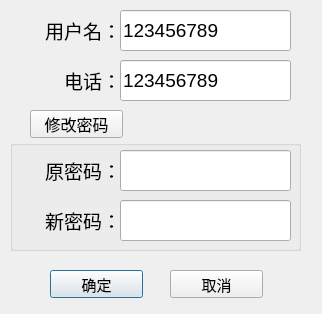
<?xml version="1.0" encoding="UTF-8"?>
<ui version="4.0">
 <class>Dlg_userInfo</class>
 <widget class="QDialog" name="Dlg_userInfo">
  <property name="geometry">
   <rect>
    <x>0</x>
    <y>0</y>
    <width>322</width>
    <height>314</height>
   </rect>
  </property>
  <property name="windowTitle">
   <string>完善用户信息</string>
  </property>
  <widget class="QLineEdit" name="lineEdit_phone">
   <property name="geometry">
    <rect>
     <x>120</x>
     <y>60</y>
     <width>171</width>
     <height>41</height>
    </rect>
   </property>
   <property name="font">
    <font>
     <pointsize>14</pointsize>
    </font>
   </property>
   <property name="text">
    <string>123456789</string>
   </property>
  </widget>
  <widget class="QLabel" name="label">
   <property name="geometry">
    <rect>
     <x>40</x>
     <y>60</y>
     <width>81</width>
     <height>41</height>
    </rect>
   </property>
   <property name="font">
    <font>
     <family>微软雅黑</family>
     <pointsize>14</pointsize>
    </font>
   </property>
   <property name="text">
    <string>电话：</string>
   </property>
   <property name="alignment">
    <set>Qt::AlignRight|Qt::AlignTrailing|Qt::AlignVCenter</set>
   </property>
  </widget>
  <widget class="QPushButton" name="yes">
   <property name="geometry">
    <rect>
     <x>50</x>
     <y>270</y>
     <width>93</width>
     <height>28</height>
    </rect>
   </property>
   <property name="font">
    <font>
     <pointsize>11</pointsize>
    </font>
   </property>
   <property name="text">
    <string>确定</string>
   </property>
  </widget>
  <widget class="QPushButton" name="cancel_clicked">
   <property name="geometry">
    <rect>
     <x>170</x>
     <y>270</y>
     <width>93</width>
     <height>28</height>
    </rect>
   </property>
   <property name="font">
    <font>
     <pointsize>11</pointsize>
    </font>
   </property>
   <property name="text">
    <string>取消</string>
   </property>
  </widget>
  <widget class="QPushButton" name="edit_pwd">
   <property name="geometry">
    <rect>
     <x>30</x>
     <y>110</y>
     <width>93</width>
     <height>28</height>
    </rect>
   </property>
   <property name="font">
    <font>
     <pointsize>12</pointsize>
    </font>
   </property>
   <property name="text">
    <string>修改密码</string>
   </property>
  </widget>
  <widget class="QLabel" name="label_2">
   <property name="geometry">
    <rect>
     <x>20</x>
     <y>10</y>
     <width>101</width>
     <height>41</height>
    </rect>
   </property>
   <property name="font">
    <font>
     <family>微软雅黑</family>
     <pointsize>14</pointsize>
    </font>
   </property>
   <property name="text">
    <string>用户名：</string>
   </property>
   <property name="alignment">
    <set>Qt::AlignRight|Qt::AlignTrailing|Qt::AlignVCenter</set>
   </property>
  </widget>
  <widget class="QLineEdit" name="lineEdit_user">
   <property name="geometry">
    <rect>
     <x>120</x>
     <y>10</y>
     <width>171</width>
     <height>41</height>
    </rect>
   </property>
   <property name="font">
    <font>
     <pointsize>14</pointsize>
    </font>
   </property>
   <property name="text">
    <string>123456789</string>
   </property>
  </widget>
  <widget class="QGroupBox" name="pwd_Box">
   <property name="geometry">
    <rect>
     <x>10</x>
     <y>140</y>
     <width>291</width>
     <height>111</height>
    </rect>
   </property>
   <property name="title">
    <string/>
   </property>
   <widget class="QLabel" name="label_3">
    <property name="geometry">
     <rect>
      <x>10</x>
      <y>10</y>
      <width>101</width>
      <height>41</height>
     </rect>
    </property>
    <property name="font">
     <font>
      <family>微软雅黑</family>
      <pointsize>14</pointsize>
     </font>
    </property>
    <property name="text">
     <string>原密码：</string>
    </property>
    <property name="alignment">
     <set>Qt::AlignRight|Qt::AlignTrailing|Qt::AlignVCenter</set>
    </property>
   </widget>
   <widget class="QLabel" name="label_4">
    <property name="geometry">
     <rect>
      <x>10</x>
      <y>60</y>
      <width>101</width>
      <height>41</height>
     </rect>
    </property>
    <property name="font">
     <font>
      <family>微软雅黑</family>
      <pointsize>14</pointsize>
     </font>
    </property>
    <property name="text">
     <string>新密码：</string>
    </property>
    <property name="alignment">
     <set>Qt::AlignRight|Qt::AlignTrailing|Qt::AlignVCenter</set>
    </property>
   </widget>
   <widget class="QLineEdit" name="lineEdit_oldpwd">
    <property name="geometry">
     <rect>
      <x>110</x>
      <y>10</y>
      <width>171</width>
      <height>41</height>
     </rect>
    </property>
    <property name="font">
     <font>
      <pointsize>14</pointsize>
     </font>
    </property>
    <property name="text">
     <string/>
    </property>
   </widget>
   <widget class="QLineEdit" name="lineEdit_newpwd">
    <property name="geometry">
     <rect>
      <x>110</x>
      <y>60</y>
      <width>171</width>
      <height>41</height>
     </rect>
    </property>
    <property name="font">
     <font>
      <pointsize>14</pointsize>
     </font>
    </property>
    <property name="text">
     <string/>
    </property>
   </widget>
  </widget>
 </widget>
 <resources/>
 <connections/>
</ui>
